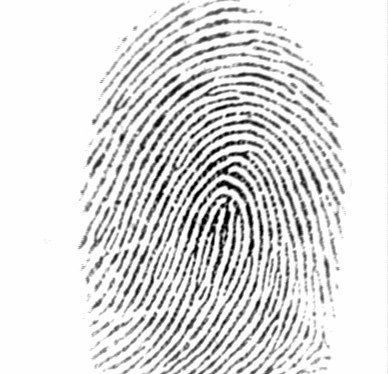
%> input picture DB1_B/Albert_1.tif, 388 x 374 px
$ octave --eval "result = ext_finger(imread('DB1_B/Albert_1.tif'));"   (GNU Octave 9; MATLAB toolbox functions it lacks are replaced by stand-ins)
%> lines starting %> are read from the running program, lines starting %| are printed output that depends on the picture; in (x1, y1, x2, y2) boxes, pixels count from 0 and x2, y2 are one past the last pixel; in counts of white or black regions, pixels touching at a corner belong together; the program's own positions count from 1
### fft_enhance_cubs.m

%--------------------------------------------------------------------------
function [enhimg, cimg, oimg,fimg,bwimg,eimg] =  fft_enhance_cubs(img, BLKSZ)
    global NFFT;

    if BLKSZ > 0
       NFFT        =   32;     %size of FFT
       OVRLP       =   2;      %size of overlap
       ALPHA       =   0.5;    %root filtering
       RMIN        =   4;%%3;      %min allowable ridge spacing
       RMAX        =   40;     %maximum allowable ridge spacing
       ESTRETCH    =   20;     %for contrast enhancement
       ETHRESH     =   19;      %threshold for the energy
    else
       NFFT        =   32;     %size of FFT
       BLKSZ       =   12;     %size of the block
       OVRLP       =   6;      %size of overlap
       ALPHA       =   0.5;    %root filtering
       RMIN        =   3;      %min allowable ridge spacing
       RMAX        =   18;     %maximum allowable ridge spacing
       ESTRETCH    =   20;     %for contrast enhancement
       ETHRESH     =   6;      %threshold for the energy
    end

    [nHt,nWt]   =   size(img);
    img         =   double(img);    %convert to DOUBLE
    nBlkHt      =   floor((nHt-2*OVRLP)/BLKSZ);
    nBlkWt      =   floor((nWt-2*OVRLP)/BLKSZ);
    fftSrc      =   zeros(nBlkHt*nBlkWt,NFFT*NFFT); %stores FFT
    nWndSz      =   BLKSZ+2*OVRLP; %size of analysis window.
    %-------------------------
    %allocate outputs
    %-------------------------
    oimg        =   zeros(nBlkHt,nBlkWt);
    fimg        =   zeros(nBlkHt,nBlkWt);
    bwimg       =   zeros(nBlkHt,nBlkWt);
    eimg        =   zeros(nBlkHt,nBlkWt);
    enhimg      =   zeros(nHt,nWt);

    %-------------------------
    %precomputations
    %-------------------------
    [x,y]       =   meshgrid(0:nWndSz-1,0:nWndSz-1);
    dMult       =   (-1).^(x+y); %used to center the FFT
    [x,y]       =   meshgrid(-NFFT/2:NFFT/2-1,-NFFT/2:NFFT/2-1);
    r           =   sqrt(x.^2+y.^2)+eps;
    th          =   atan2(y,x);
    th(th<0)    =   th(th<0)+pi;
    w           =   raised_cosine_window(BLKSZ,OVRLP); %spectral window

    %-------------------------
    %Load filters
    %-------------------------
    load angular_filters_pi_4;   %now angf_pi_4 has filter coefficients
    angf_pi_4 = angf;
    load angular_filters_pi_2;   %now angf_pi_2 has filter coefficients
    angf_pi_2 = angf;
    %-------------------------
    %Bandpass filter
    %-------------------------
    FLOW        =   NFFT/RMAX;
    FHIGH       =   NFFT/RMIN;

    dRLow       =   1./(1+(r/FHIGH).^4);    %low pass butterworth filter
    dRHigh      =   1./(1+(FLOW./r).^4);    %high pass butterworth filter
    dBPass      =   dRLow.*dRHigh;          %bandpass

    %-------------------------
    %FFT Analysis
    %-------------------------
    for i = 0:nBlkHt-1
        nRow = i*BLKSZ+OVRLP+1;
        for j = 0:nBlkWt-1
            nCol = j*BLKSZ+OVRLP+1;
            %extract local block
            blk     =   img(nRow-OVRLP:nRow+BLKSZ+OVRLP-1,nCol-OVRLP:nCol+BLKSZ+OVRLP-1);
            %remove dc
            dAvg    =   sum(sum(blk))/(nWndSz*nWndSz);
            blk     =   blk-dAvg;   %remove DC content
            blk     =   blk.*w;     %multiply by spectral window
            %--------------------------
            %do pre filtering
            %--------------------------
            blkfft  =   fft2(blk.*dMult,NFFT,NFFT);
            blkfft  =   blkfft.*dBPass;             %band pass filtering
            dEnergy =   abs(blkfft).^2;
            blkfft  =   blkfft.*sqrt(dEnergy);      %root filtering(for diffusion)
            fftSrc(nBlkWt*i+j+1,:) = transpose(blkfft(:));
            dEnergy =   abs(blkfft).^2;             %----REDUCE THIS COMPUTATION----
            %--------------------------
            %compute statistics
            %--------------------------
            dTotal          =   sum(sum(dEnergy))/(NFFT*NFFT);
            fimg(i+1,j+1)   =   NFFT/(compute_mean_frequency(dEnergy,r)+eps); %ridge separation
            oimg(i+1,j+1)   =   compute_mean_angle(dEnergy,th);         %ridge angle
            eimg(i+1,j+1)   =   log(dTotal+eps);                        %used for segmentation
        end;%for j
    end;%for i

    %-------------------------
    %precomputations
    %-------------------------
    [x,y]       =   meshgrid(-NFFT/2:NFFT/2-1,-NFFT/2:NFFT/2-1);
    dMult       =   (-1).^(x+y); %used to center the FFT

    %-------------------------
    %process the resulting maps
    %-------------------------
    for i = 1:3
        oimg = smoothen_orientation_image(oimg);            %smoothen orientation image
    end;
    fimg    =   smoothen_frequency_image(fimg,RMIN,RMAX,5); %diffuse frequency image
    cimg    =   compute_coherence(oimg);                    %coherence image for bandwidth
    bwimg   =   get_angular_bw_image(cimg);                 %QUANTIZED bandwidth image
    %-------------------------
    %FFT reconstruction
    %-------------------------
    for i = 0:nBlkHt-1
        for j = 0:nBlkWt-1
            nRow = i*BLKSZ+OVRLP+1;
            nCol = j*BLKSZ+OVRLP+1;
            %--------------------------
            %apply the filters
            %--------------------------
            blkfft  =   reshape(transpose(fftSrc(nBlkWt*i+j+1,:)),NFFT,NFFT);
            %--------------------------
            %reconstruction
            %--------------------------
            af      =   get_angular_filter(oimg(i+1,j+1),bwimg(i+1,j+1),angf_pi_4,angf_pi_2);
            blkfft  =   blkfft.*(af);
            blk     =   real(ifft2(blkfft).*dMult);
            enhimg(nRow:nRow+BLKSZ-1,nCol:nCol+BLKSZ-1)=blk(OVRLP+1:OVRLP+BLKSZ,OVRLP+1:OVRLP+BLKSZ);
        end;%for j
    end;%for i
    %end block processing
    %--------------------------
    %contrast enhancement
    %--------------------------
    enhimg =sqrt(abs(enhimg)).*sign(enhimg);
    mx     =max(max(enhimg));
    mn     =min(min(enhimg));
    enhimg =uint8((enhimg-mn)/(mx-mn)*254+1);

    %--------------------------
    %clean up the image
    %--------------------------
    emsk  = imresize(eimg,[nHt,nWt]);
    enhimg(emsk<ETHRESH) = 128;
%end function fft_enhance_cubs

%-----------------------------------
%raised_cosine
%returns 1D spectral window
%syntax:
%y = raised_cosine(nBlkSz,nOvrlp)
%y      - [OUT] 1D raised cosine function
%nBlkSz - [IN]  the window is constant here
%nOvrlp - [IN]  the window has transition here
%-----------------------------------
function y = raised_cosine(nBlkSz,nOvrlp)
    nWndSz  =   (nBlkSz+2*nOvrlp);
    x       =   abs(-nWndSz/2:nWndSz/2-1);
    y       =   0.5*(cos(pi*(x-nBlkSz/2)/nOvrlp)+1);
    y(abs(x)<nBlkSz/2)=1;
%end function raised_cosine

%-----------------------------------
%raised_cosine_window
%returns 2D spectral window
%syntax:
%w = raised_cosine_window(blksz,ovrlp)
%w      - [OUT] 1D raised cosine function
%nBlkSz - [IN]  the window is constant here
%nOvrlp - [IN]  the window has transition here
%-----------------------------------
function w = raised_cosine_window(blksz,ovrlp)
    y = raised_cosine(blksz,ovrlp);
    w = y(:)*y(:)';
%end function raised_cosine_window

%---------------------------------------------------------------------
%get_angular_filter
%generates an angular filter centered around 'th' and with bandwidth 'bw'
%the filters in angf_xx are precomputed using angular_filter_bank.m
%syntax:
%r = get_angular_filter(t0,bw)
%r - [OUT] angular filter of size NFFTxNFFT
%t0- mean angle (obtained from orientation image)
%bw- angular bandwidth(obtained from bandwidth image)
%angf_xx - precomputed filters (using angular_filter_bank.m)
%-----------------------------------------------------------------------
% [14 lines left out: function get_angular_filter, not called in this run]
%end function get_angular_filter


%-----------------------------------------------------------
%get_angular_bw_image
%the bandwidth allocation is currently based on heuristics
%(domain knowledge :)).
%syntax:
%bwimg = get_angular_bw_image(c)
%-----------------------------------------------------------
function bwimg = get_angular_bw_image(c)
    bwimg   =   zeros(size(c));
    bwimg(:,:)    = pi/2;                       %med bw
    bwimg(c<=0.7) = pi;                         %high bw
    bwimg(c>=0.9) = pi/4;                       %low bw
%end function get_angular_bw


%-----------------------------------------------------------
%get_angular_bw_image
%the bandwidth allocation is currently based on heuristics
%(domain knowledge :)).
%syntax:
%bwimg = get_angular_bw_image(c)
%-----------------------------------------------------------
% [10 lines left out: function compute_mean_angle, not called in this run]
%end function compute_mean_angle

%-----------------------------------------------------------
%get_angular_bw_image
%the bandwidth allocation is currently based on heuristics
%(domain knowledge :)).
%syntax:
%bwimg = get_angular_bw_image(c)
%-----------------------------------------------------------
% [5 lines left out: function compute_mean_frequency, not called in this run]
%end function compute_mean_angle

### smoothen_orientation_image.m

function noimg = smoothen_orientation_image(oimg)
    %---------------------------
    %smoothen the image
    %---------------------------
    gx      =   cos(2*oimg);
    gy      =   sin(2*oimg);

    msk     =   fspecial('gaussian',5);
    gfx     =   imfilter(gx,msk,'symmetric','same');
    gfy     =   imfilter(gy,msk,'symmetric','same');
    noimg   =   atan2(gfy,gfx);
    noimg(noimg<0) = noimg(noimg<0)+2*pi;
    noimg   =   0.5*noimg;
%end function smoothen_orientation_image

### smoothen_frequency_image.m

function nfimg = smoothen_frequency_image(fimg,RLOW,RHIGH,diff_cycles)
    valid_nbrs  =   3; %uses only pixels with more then valid_nbrs for diffusion
    [ht,wt]     =   size(fimg);
    nfimg       =   fimg;
    N           =   1;

    %---------------------------------
    %perform diffusion
    %---------------------------------
    h           =   fspecial('gaussian',2*N+1);
    cycles      =   0;
    invalid_cnt = sum(sum(fimg<RLOW | fimg>RHIGH));
    while((invalid_cnt>0 &cycles < diff_cycles) | cycles < diff_cycles)
        %---------------
        %pad the image
        %---------------
        fimg    =   [flipud(fimg(1:N,:));fimg;flipud(fimg(ht-N+1:ht,:))]; %pad the rows
        fimg    =   [fliplr(fimg(:,1:N)),fimg,fliplr(fimg(:,wt-N+1:wt))]; %pad the cols
        %---------------
        %perform diffusion
        %---------------
        for i=N+1:ht+N
         for j = N+1:wt+N
                blk = fimg(i-N:i+N,j-N:j+N);
                msk = (blk>=RLOW & blk<=RHIGH);
                if(sum(sum(msk))>=valid_nbrs)
                    blk           =blk.*msk;
                    nfimg(i-N,j-N)=sum(sum(blk.*h))/sum(sum(h.*msk));
                else
                    nfimg(i-N,j-N)=-1; %invalid value
                end;
         end;
        end;
        %---------------
        %prepare for next iteration
        %---------------
        fimg        =   nfimg;
        invalid_cnt =   sum(sum(fimg<RLOW | fimg>RHIGH));
        cycles      =   cycles+1;
    end;
%     cycles
%end function smoothen_orientation_image

### compute_coherence.m

%------------------------------------------------------------------------
function [cimg] = compute_coherence(oimg)
    [h,w]   =   size(oimg);
    cimg    =   zeros(h,w);
    N       =   2;
    %---------------
    %pad the image
    %---------------
    oimg    =   [flipud(oimg(1:N,:));oimg;flipud(oimg(h-N+1:h,:))]; %pad the rows
    oimg    =   [fliplr(oimg(:,1:N)),oimg,fliplr(oimg(:,w-N+1:w))]; %pad the cols
    %compute coherence
    for i=N+1:h+N
        for j = N+1:w+N
            th  = oimg(i,j);
            blk = oimg(i-N:i+N,j-N:j+N);
            cimg(i-N,j-N)=sum(sum(abs(cos(blk-th))))/((2*N+1).^2);
        end
    end
%end function compute_coherence

### normalise.m

function n = normalise(im, reqmean, reqvar)

    if ~(nargin == 1 | nargin == 3)
       error('No of arguments must be 1 or 3');
    end

    if nargin == 1   % Normalise 0 - 1
	if ndims(im) == 3         % Assume colour image
	    hsv = rgb2hsv(im);
	    v = hsv(:,:,3);
	    v = v - min(v(:));    % Just normalise value component
	    v = v/max(v(:));
	    hsv(:,:,3) = v;
	    n = hsv2rgb(hsv);
	else                      % Assume greyscale
	    if ~isa(im,'double'), im = double(im); end
	    n = im - min(im(:));
	    n = n/max(n(:));
	end

    else  % Normalise to desired mean and variance

	if ndims(im) == 3         % colour image?
	    error('cannot normalise colour image to desired mean and variance');
	end

	if ~isa(im,'double'), im = double(im); end
	im = im - mean(im(:));
	im = im/std(im(:));      % Zero mean, unit std dev

	n = reqmean + im*sqrt(reqvar);
    end


### ridgesegment.m


function [normim, mask, maskind] = ridgesegment(im, blksze, thresh)

    im = normalise(im,0,1);  % normalise to have zero mean, unit std dev

    fun = inline('std(x(:))*ones(size(x))');

    stddevim = blkproc(im, [blksze blksze], fun);

    mask = stddevim > thresh;
    maskind = find(mask);

    % Renormalise image so that the *ridge regions* have zero mean, unit
    % standard deviation.
    im = im - mean(im(maskind));
    normim = im/std(im(maskind));

### ridgeorient.m


function [orientim, reliability] = ...
             ridgeorient(im, gradientsigma, blocksigma, orientsmoothsigma)

    [rows,cols] = size(im);

    % Calculate image gradients.
    sze = fix(6*gradientsigma);   if ~mod(sze,2); sze = sze+1; end
    f = fspecial('gaussian', sze, gradientsigma); % Generate Gaussian filter.
    [fx,fy] = gradient(f);                        % Gradient of Gausian.

    Gx = filter2(fx, im); % Gradient of the image in x
    Gy = filter2(fy, im); % ... and y

    % Estimate the local ridge orientation at each point by finding the
    % principal axis of variation in the image gradients.

    Gxx = Gx.^2;       % Covariance data for the image gradients
    Gxy = Gx.*Gy;
    Gyy = Gy.^2;

    % Now smooth the covariance data to perform a weighted summation of the
    % data.
    sze = fix(6*blocksigma);   if ~mod(sze,2); sze = sze+1; end
    f = fspecial('gaussian', sze, blocksigma);
    Gxx = filter2(f, Gxx);
    Gxy = 2*filter2(f, Gxy);
    Gyy = filter2(f, Gyy);

    % Analytic solution of principal direction
    denom = sqrt(Gxy.^2 + (Gxx - Gyy).^2) + eps;
    sin2theta = Gxy./denom;            % Sine and cosine of doubled angles
    cos2theta = (Gxx-Gyy)./denom;

    sze = fix(6*orientsmoothsigma);   if ~mod(sze,2); sze = sze+1; end
    f = fspecial('gaussian', sze, orientsmoothsigma);
    cos2theta = filter2(f, cos2theta); % Smoothed sine and cosine of
    sin2theta = filter2(f, sin2theta); % doubled angles

    orientim = pi/2 + atan2(sin2theta,cos2theta)/2;

    % Calculate 'reliability' of orientation data.  Here we calculate the
    % area moment of inertia about the orientation axis found (this will
    % be the minimum inertia) and an axis  perpendicular (which will be
    % the maximum inertia).  The reliability measure is given by
    % 1.0-min_inertia/max_inertia.  The reasoning being that if the ratio
    % of the minimum to maximum inertia is close to one we have little
    % orientation information.

    Imin = (Gyy+Gxx)/2 - (Gxx-Gyy).*cos2theta/2 - Gxy.*sin2theta/2;
    Imax = Gyy+Gxx - Imin;

    reliability = 1 - Imin./(Imax+.001);

    % Finally mask reliability to exclude regions where the denominator
    % in the orientation calculation above was small.  Here I have set
    % the value to 0.001, adjust this if you feel the need
    reliability = reliability.*(denom>.001);

### ridgefreq.m


function [freq, medianfreq] = ridgefreq(im, mask, orient, blksze, windsze, ...
                                        minWaveLength, maxWaveLength)

    [rows, cols] = size(im);
    freq = zeros(size(im));

    for r = 1:blksze:rows-blksze
        for c = 1:blksze:cols-blksze
          blkim = im(r:r+blksze-1, c:c+blksze-1);
          blkor = orient(r:r+blksze-1, c:c+blksze-1);

          freq(r:r+blksze-1,c:c+blksze-1) =  ...
              freqest(blkim, blkor, windsze, minWaveLength, maxWaveLength);
        end
    end

    % Mask out frequencies calculated for non ridge regions
    freq = freq.*mask;

    % Find median freqency over all the valid regions of the image.
    medianfreq = median(freq(find(freq>0)));

### f_enhance.m


function [ binim, mask, cimg1, cimg2, oimg1, oimg2 ] = f_enhance( img )
    enhimg =  fft_enhance_cubs(img,6);             % Enhance with Blocks 6x6
    enhimg =  fft_enhance_cubs(enhimg,12);         % Enhance with Blocks 12x12
    [enhimg,cimg2] =  fft_enhance_cubs(enhimg,24); % Enhance with Blocks 24x24
    blksze = 5;   thresh = 0.085;                  % FVC2002 DB1
    normim = ridgesegment(enhimg, blksze, thresh);
    oimg1 = ridgeorient(normim, 1, 3, 3);          % FVC2002 DB1

    [enhimg,cimg1] =  fft_enhance_cubs(img, -1);
    [normim, mask] = ridgesegment(enhimg, blksze, thresh);
    oimg2 = ridgeorient(normim, 1, 3, 3);
    [freq, medfreq] = ridgefreq(normim, mask, oimg2, 32, 5, 5, 15);
    binim = ridgefilter(normim, oimg2, medfreq.*mask, 0.5, 0.5, 1) > 0;
end

### ridgefilter.m


function newim = ridgefilter(im, orient, freq, kx, ky, showfilter)

    if nargin == 5
        showfilter = 0;
    end

    angleInc = 3;  % Fixed angle increment between filter orientations in
                   % degrees. This should divide evenly into 180

    im = double(im);
    [rows, cols] = size(im);
    newim = zeros(rows,cols);

    [validr,validc] = find(freq > 0);  % find where there is valid frequency data.
    ind = sub2ind([rows,cols], validr, validc);

    % Round the array of frequencies to the nearest 0.01 to reduce the
    % number of distinct frequencies we have to deal with.
    freq(ind) = round(freq(ind)*100)/100;

    % Generate an array of the distinct frequencies present in the array
    % freq
    unfreq = unique(freq(ind));

    % Generate a table, given the frequency value multiplied by 100 to obtain
    % an integer index, returns the index within the unfreq array that it
    % corresponds to
    freqindex = ones(100,1);
    for k = 1:length(unfreq)
        freqindex(round(unfreq(k)*100)) = k;
    end

    % Generate filters corresponding to these distinct frequencies and
    % orientations in 'angleInc' increments.
    filter = cell(length(unfreq),180/angleInc);
    sze = zeros(length(unfreq),1);

    for k = 1:length(unfreq)
        sigmax = 1/unfreq(k)*kx;
        sigmay = 1/unfreq(k)*ky;

        sze(k) = round(3*max(sigmax,sigmay));
        [x,y] = meshgrid(-sze(k):sze(k));
        reffilter = exp(-(x.^2/sigmax^2 + y.^2/sigmay^2)/2)...
                .*cos(2*pi*unfreq(k)*x);

        % Generate rotated versions of the filter.  Note orientation
        % image provides orientation *along* the ridges, hence +90
        % degrees, and imrotate requires angles +ve anticlockwise, hence
        % the minus sign.
        for o = 1:180/angleInc
            filter{k,o} = imrotate(reffilter,-(o*angleInc+90),'bilinear','crop');
        end
    end

%    if showfilter % Display largest scale filter for inspection
%        figure(7), imshow(filter{1,end},[]); title('filter');
%    end

    % Find indices of matrix points greater than maxsze from the image
    % boundary
    maxsze = sze(1);
    finalind = find(validr>maxsze & validr<rows-maxsze & ...
                    validc>maxsze & validc<cols-maxsze);

    % Convert orientation matrix values from radians to an index value
    % that corresponds to round(degrees/angleInc)
    maxorientindex = round(180/angleInc);
    orientindex = round(orient/pi*180/angleInc);
    i = find(orientindex < 1);   orientindex(i) = orientindex(i)+maxorientindex;
    i = find(orientindex > maxorientindex);
    orientindex(i) = orientindex(i)-maxorientindex;

    % Finally do the filtering
    for k = 1:length(finalind)
        r = validr(finalind(k));
        c = validc(finalind(k));

        % find filter corresponding to freq(r,c)
        filterindex = freqindex(round(freq(r,c)*100));

        s = sze(filterindex);
        newim(r,c) = sum(sum(im(r-s:r+s, c-s:c+s).*filter{filterindex,orientindex(r,c)}));
    end


### ext_finger.m
function [ Ithin,MinutaeMatrixComplex ] = ext_finger( img, display_flag )
    if nargin==1; display_flag=0; end
    block_size_c = 24; YA=0; YB=0; XA=0; XB=0;
% Enhancement -------------------------------------------------------------
    if display_flag==1; fprintf(' >>> enhancement '); end
    yt=1; xl=1; yb=size(img,2); xr=size(img,1);
    for x=1:55
        if numel(find(img(x,:)<200)) < 8
           img(1:x,:) = 255;
           yt=x;
        end
    end
%> after the loop, yt = 3
    for x=225:size(img,1)
        if numel(find(img(x,:)<200)) < 3
           img(x-17:size(img,1),:) = 255;
           yb=x;
           break
        end
    end
    for y=200:size(img,2)
        if numel(find(img(:,y)<200)) < 1
           img(:,y:size(img,2)) = 255;
           xr=y;
           break
        end
    end
%> img: size 374x388 uint8; min 1, max 255, mean 222.2
%> after the loop, xr = 347
    for y=1:75
        if numel(find(img(:,y)<200)) < 1
           img(:,1:y) = 255;
           xl=y;
        end
    end
%> img: size 374x388 uint8; min 1, max 255, mean 222.4
%> after the loop, xl = 75
    [ binim, mask, cimg, cimg2, orient_img, orient_img_m ] = f_enhance(img);
%> after the loop in fft_enhance_cubs, `for i = 1:3`:
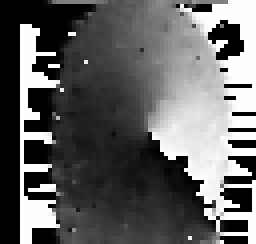
%> oimg: size 61x64 double (shown 4 times larger); min 0, max 3.14, mean 1.21; drawn with min black and max white
%> in smoothen_frequency_image, `invalid_cnt = sum(sum(fimg<RLOW | fimg>RHIGH));`: invalid_cnt = 1232
%> the loop in smoothen_frequency_image, `while((invalid_cnt>0 &cycles < diff_cycles) | cycles < diff_cycles)` made 5 passes
%> invalid_cnt on passes 1 to 5: 1005, 832, 681, 550, 427
%> pass 1, in smoothen_frequency_image, `fimg        =   nfimg;`:
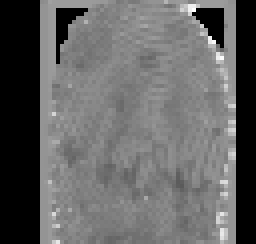
%> fimg: size 61x64 double (shown 4 times larger); min -1, max 18.58, mean 6.7; drawn with min black and max white
%> in compute_coherence, `oimg    =   [flipud(oimg(1:N,:));oimg;flipud(oimg(h-N+1:h,:))];`:
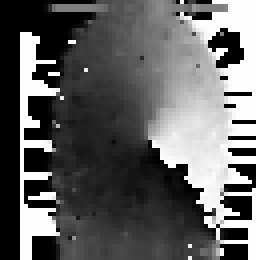
%> oimg: size 65x64 double (shown 4 times larger); min 0, max 3.14, mean 1.19; drawn with min black and max white
%> in get_angular_bw_image, `bwimg(c<=0.7) = pi;`:
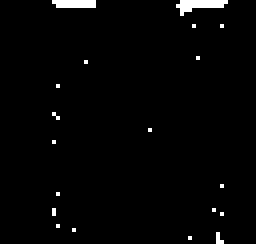
%> bwimg: size 61x64 double (shown 4 times larger); values 1.57 (black) and 3.14 (white), 1.8% white; 19 white regions (17 under 20 px), largest, box (x1, y1, x2, y2) and area: (44, 0, 57, 4) 28, (13, 0, 24, 2) 21
%> after the loop in fft_enhance_cubs, `for i = 0:nBlkHt-1`:
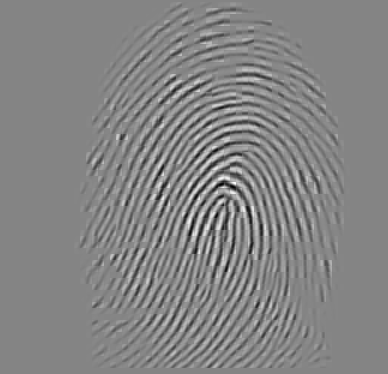
%> enhimg: size 374x388 double; min -604946.3, max 555963.2, mean -944.5; drawn with min black and max white
%> in fft_enhance_cubs, `enhimg =sqrt(abs(enhimg)).*sign(enhimg);`:
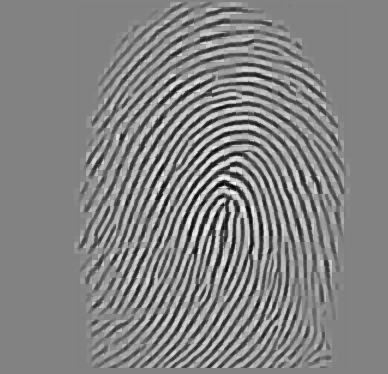
%> enhimg: size 374x388 double; min -777.8, max 745.6, mean 7.2; drawn with min black and max white
%> in fft_enhance_cubs, `mx     =max(max(enhimg));`: mx = 745.6
%> in fft_enhance_cubs, `mn     =min(min(enhimg));`: mn = -777.8
%> in fft_enhance_cubs, `emsk  = imresize(eimg,[nHt,nWt]);`:
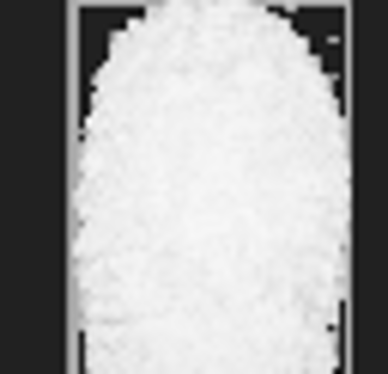
%> emsk: size 374x388 double; min -46.34, max 31.73, mean 5.2; drawn with min black and max white
%> (the rest of the program and of its run is left out)
